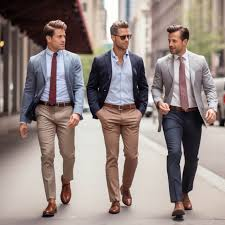
#> input picture images/img5.jpeg, 225 x 225 px
$ python transformations.py
#> lines starting #> are read from the running program, lines starting #| are printed output that depends on the picture
import cv2 as cv
import numpy as np
img = cv.imread('./images/img5.jpeg')
#> img is the input picture: shape (225, 225, 3); mean B, G, R 130.6, 134.5, 148.1

# Translation / shifting an image in x axis or y axis
def translate(img,x,y):
    transMatrix = np.float32([[1,0,x],[0,1,y]])
    dimensions = (img.shape[1],img.shape[0])
    return cv.warpAffine(img,transMatrix,dimensions)

# translated = translate(img,100,100)

# cv.imshow('translated',translated)

# Rotation
def rotate(img,angle,rotPoint=None):
    (height,width) = img.shape[:2]
    if(rotPoint == None):
            rotPoint = (width//2,height//2)

    rotMatrix = cv.getRotationMatrix2D(rotPoint,angle,scale=1.0)
    dimensions = (width,height)
    return cv.warpAffine(img,rotMatrix,dimensions)

# [14 lines of commented-out code are left out]
img = cv.resize(img,(600,600))
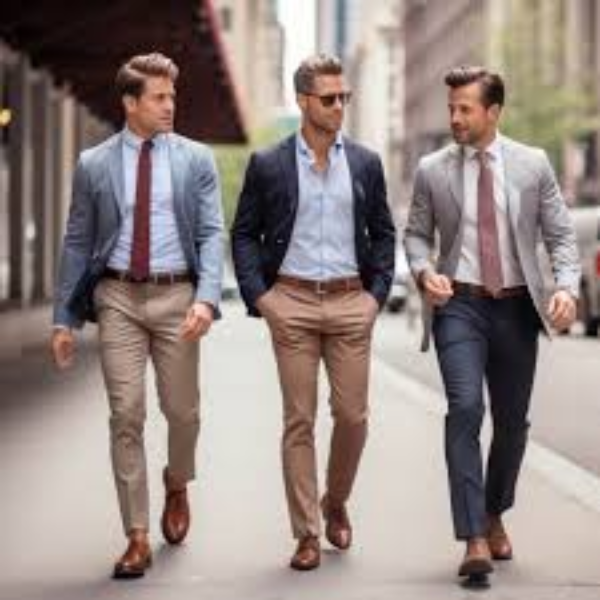
#> img: shape (600, 600, 3); mean B, G, R 130.5, 134.4, 147.9
croppedImg = img[200:400,300:400]
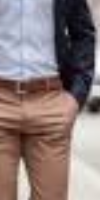
#> croppedImg: shape (200, 100, 3); mean B, G, R 123.8, 124.2, 139.6

cv.imshow("cropped",croppedImg)


cv.waitKey(0)
cv.destroyAllWindows()

$ run again, with images/img1.jpeg copied over images/img5.jpeg
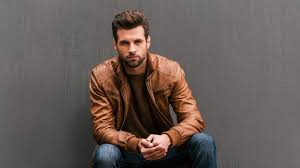
#> input picture images/img1.jpeg, 300 x 168 px
#> img is the input picture: shape (168, 300, 3); mean B, G, R 85.8, 90.2, 101.2
#> `img = cv.resize(img,(600,600))`:
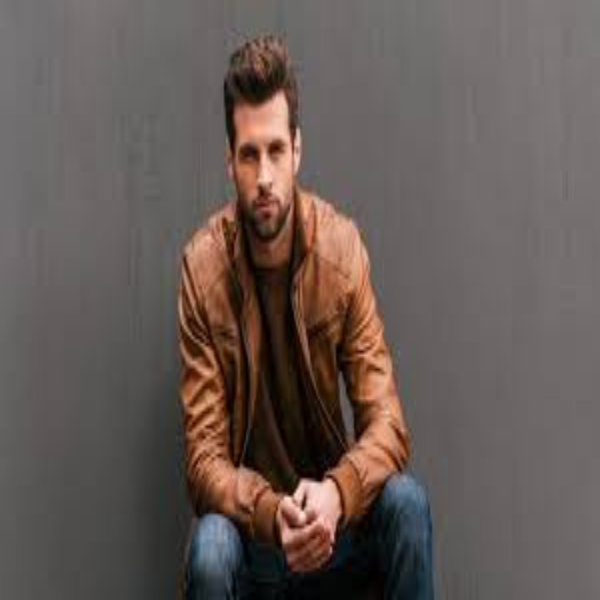
#> img: shape (600, 600, 3); mean B, G, R 85.7, 90.1, 101.2
#> `croppedImg = img[200:400,300:400]`:
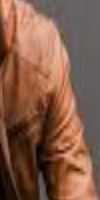
#> croppedImg: shape (200, 100, 3); mean B, G, R 71.8, 91.6, 131.1

$ run again, with images/img2.jpeg copied over images/img5.jpeg
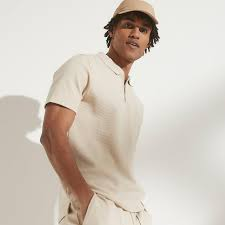
#> input picture images/img2.jpeg, 225 x 225 px
#> img is the input picture: shape (225, 225, 3); mean B, G, R 191.7, 201.9, 210.8
#> img: shape (600, 600, 3)
#> `croppedImg = img[200:400,300:400]`:
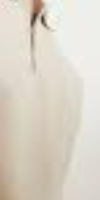
#> croppedImg: shape (200, 100, 3); mean B, G, R 200.4, 212.5, 219.3

$ run again, with images/img3.jpeg copied over images/img5.jpeg
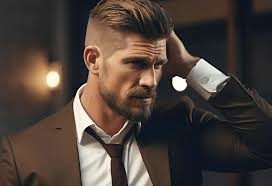
#> input picture images/img3.jpeg, 272 x 186 px
#> img is the input picture: shape (186, 272, 3); mean B, G, R 57.9, 64.4, 75.9
#> `img = cv.resize(img,(600,600))`:
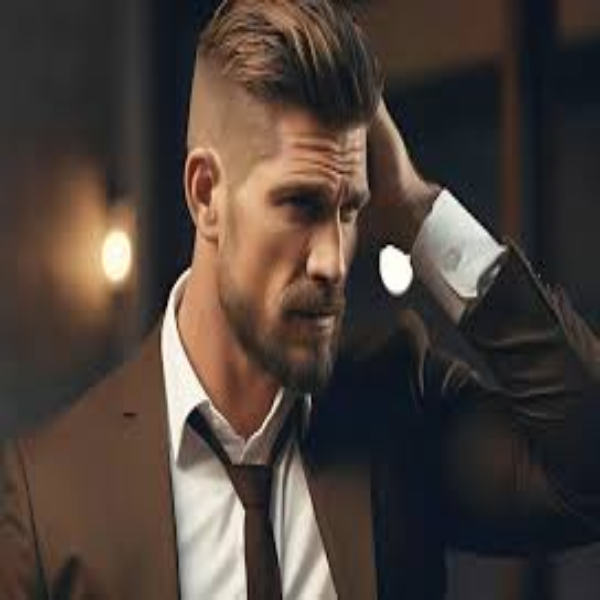
#> img: shape (600, 600, 3); mean B, G, R 57.8, 64.3, 75.8
#> `croppedImg = img[200:400,300:400]`:
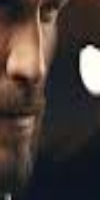
#> croppedImg: shape (200, 100, 3); mean B, G, R 54.8, 59.4, 70.2
